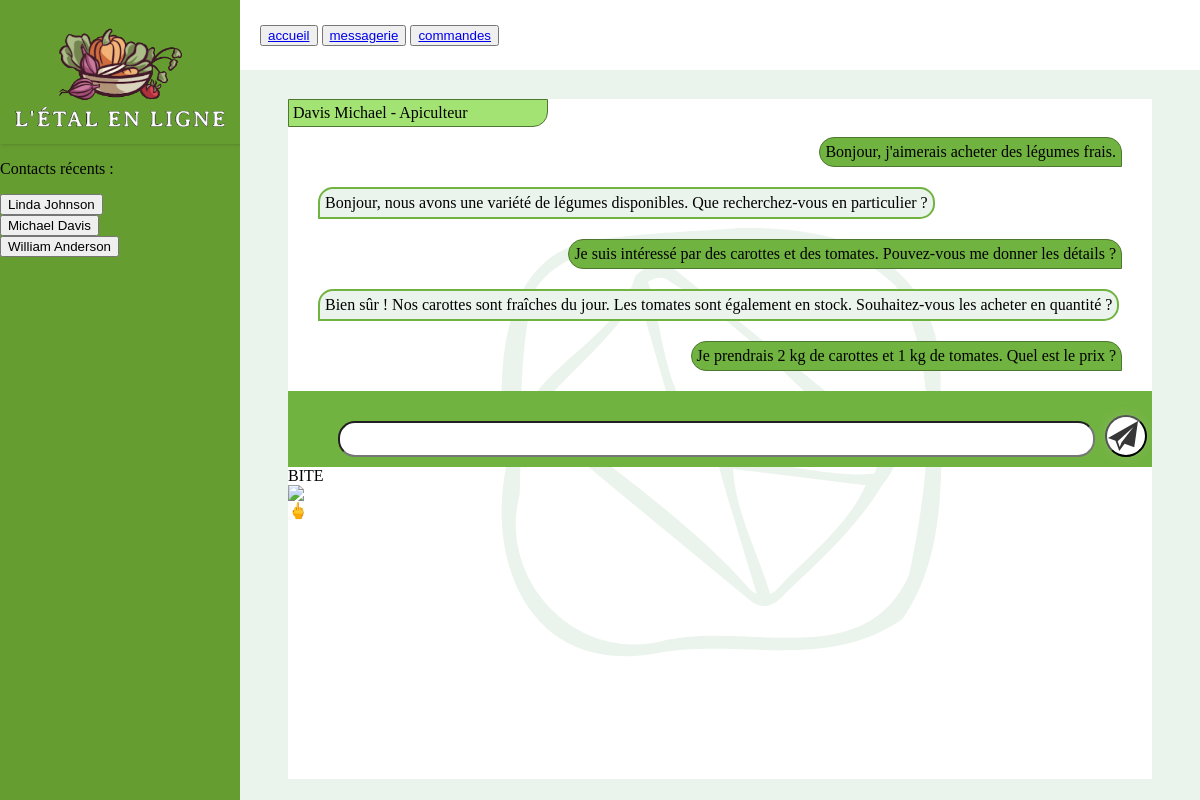
/message.php?Id_Interlocuteur=6, run on the app's committed database.
### tables this page shows
CREATE TABLE UTILISATEUR(
   Id_Uti INT,
   Prenom_Uti VARCHAR(50) NOT NULL,
   Nom_Uti VARCHAR(50) NOT NULL,
   Mail_Uti VARCHAR(50) NOT NULL,
   Adr_Uti VARCHAR(200) NOT NULL,
   Pwd_Uti VARCHAR(50) NOT NULL,
   PRIMARY KEY(Id_Uti),
   UNIQUE(Mail_Uti)
);

CREATE TABLE MESSAGE(
   Id_Msg INT,
   Emetteur INT NOT NULL,
   Destinataire INT NOT NULL,
   Date_Msg DATETIME NOT NULL,
   Date_Expi_Msg DATETIME,
   Contenu_Msg VARCHAR(4096),
   PRIMARY KEY(Id_Msg),
   FOREIGN KEY(Emetteur) REFERENCES UTILISATEUR(Id_Uti),
   FOREIGN KEY(Destinataire) REFERENCES UTILISATEUR(Id_Uti)
);

### fonction thomas/Messagerie/afficheContacts.php (the view, shortened to what this page needs)
<?php
function dbConnect(){
    $host = 'localhost';
    $dbname = 'sae3';
    $user = 'root';
    $password = '';
    return new PDO('mysql:host='.$host.';dbname='.$dbname.';charset=utf8',$user,$password);
}
function afficheContacts($id_user){
    $bdd = dbConnect();
    $query = $bdd->query(('CALL listeContact('.$id_user.');'));
    $contacts = $query->fetchAll(PDO::FETCH_ASSOC);
    if (count($contacts)==0){
        echo('Vous n\'avez pas de conversation engagée pour le moment 😓');
    }else{
        foreach($contacts as $contact){
            afficherContact($contact);
        }
    }
}
function afficherContact($contact){
    $str = $contact['Prenom_Uti'].' '.$contact['Nom_Uti'];
    ?>
    <form method="get">
        <input type="submit" value="<?php echo($str);?>">
    </form>
    <?php
}
if (isset($_SESSION['Id_Uti'])){
    afficheContacts($_SESSION['Id_Uti']);
}
?>

### fonction Thomas/Messagerie/afficherInterlocuteur.php
<?php
if (isset($_GET['Id_Interlocuteur'])){
    $bdd = dbConnect();
    $query = $bdd->query('SELECT Nom_Uti, Prenom_Uti FROM UTILISATEUR WHERE Id_Uti='.$_GET['Id_Interlocuteur']);
    $interlocuteur=$query->fetchAll(PDO::FETCH_ASSOC);
    $query = $bdd->query('CALL isProducteur('.$_GET['Id_Interlocuteur'].');');
    echo ($interlocuteur[0]['Nom_Uti'].' '.$interlocuteur[0]['Prenom_Uti'].($query->fetchAll(PDO::FETCH_ASSOC))[0]['result']);
}
?>

### fonction thomas/Messagerie/afficheMessages.php (shortened to what this page needs)
<?php
function afficheMessages($id_user, $id_other_people){
    $bdd = dbConnect();
    $query = $bdd->query(('CALL conversation('.$id_user.', '.$id_other_people.');'));
    $messages = $query->fetchAll(PDO::FETCH_ASSOC);
    foreach($messages as $message){
        afficheMessage($message);
    }
}
function afficheMessage($message){
    $contenu = $message['Contenu_Msg'];
    if ($message['Emetteur']==$_SESSION['Id_Uti']){
        echo('<div><div class="messageEnvoye message"><a>'.$contenu.'</a></div></div>');
    }else {
        echo('<div><div class="messageRecu message"><a>'.$contenu.'</a></div></div>');
    }
}
if (isset($_SESSION['Id_Uti'])){
    if (isset($_GET['Id_Interlocuteur'])){
        afficheMessages($_SESSION['Id_Uti'], $_GET['Id_Interlocuteur']);
    }else {
        echo('Veuillez selectionner une conversation.');
        $formDisabled=true;
    }
}else{
    echo('Vous n\'êtes pas connecté, vous ne devriez pas avoir accès à cette page.</br>
            Veuillez contacter un administrateur au plus tôt.');
    $formDisabled=true;
}
?>

### css/style.css (style rules this page uses)
html { height: 100%; }
body { height: 100%; margin: 0; padding: 0; }

### css/messagerie.css (style rules this page uses)
.messageEnvoye { float: right; border-radius: 15px 15px 0px 15px; border: 1px solid #4E7730; background: #71B340; }
.messageRecu { float: left; border-radius: 15px 15px 15px 0px; border: 2px solid #71B340; background: #EBF4EC; }
.message { width: fit-content; padding: 5px; margin: 10px; margin-left: 30px; margin-right: 30px; align-items: flex-end; text-align: left; }

### data on the page
utilisateur: Prenom_Uti+Nom_Uti "Linda Johnson"
utilisateur: Prenom_Uti+Nom_Uti "Michael Davis", Nom_Uti "Davis", Prenom_Uti "Michael"
utilisateur: Prenom_Uti+Nom_Uti "William Anderson"
message: Contenu_Msg "Bonjour, j'aimerais acheter des légumes frais."
message: Contenu_Msg "Bonjour, nous avons une variété de légumes disponibles. Que recherchez-vous en particulier ?"
message: Contenu_Msg "Je suis intéressé par des carottes et des tomates. Pouvez-vous me donner les détails ?"
message: Contenu_Msg "Bien sûr ! Nos carottes sont fraîches du jour. Les tomates sont également en stock. Souhaitez-vous les acheter en quantité ?"
message: Contenu_Msg "Je prendrais 2 kg de carottes et 1 kg de tomates. Quel est le prix ?"
